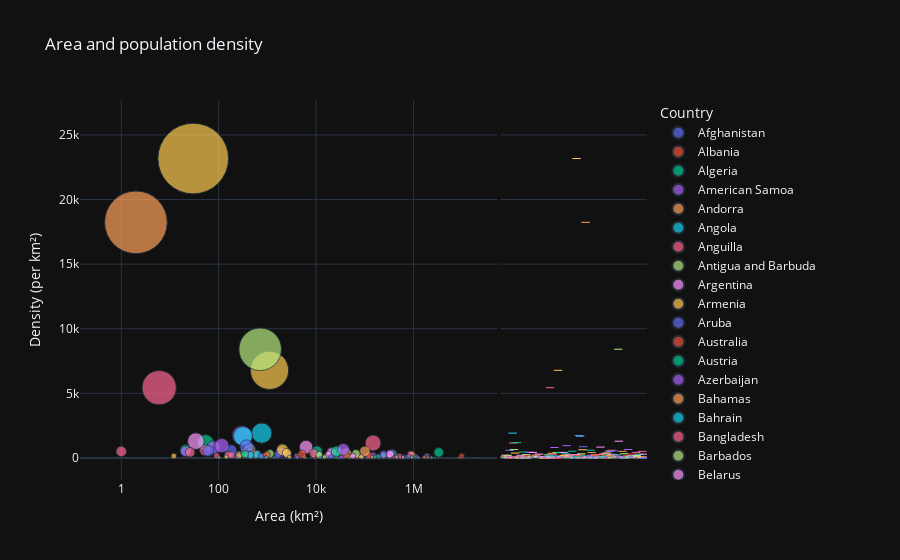

Here is the notebook cell this chart was saved with:
### Code cell
fig = px.scatter(df, x="Area (km²)", y="Density (per km²)",
                 size="Density (per km²)", color="Country",
                 log_x=True, size_max=50,
                 template='plotly_dark',
                 title="Area and population density",
                 marginal_y='rug')
fig.show()
